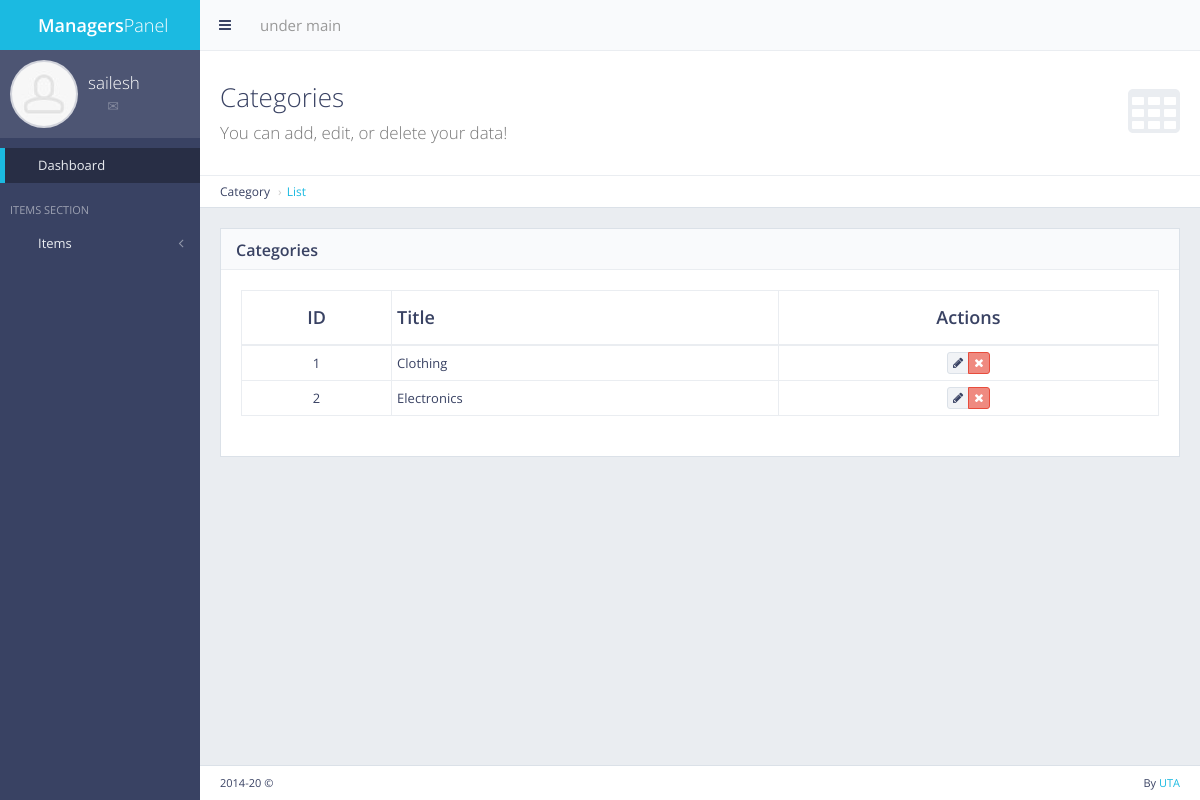
/panel/category/list/ (signed in), run on the app's committed database.
### cat/models.py (models this page shows, shortened)
class Cat(models.Model):
    name = models.CharField(max_length=50)
    count = models.IntegerField(default = 0) #this is required to keep count of category

### cat/views.py (the view)
# urls.py: url(r'^panel/category/list/$', views.cat_list, name='cat_list'),
def cat_list(request):
    if not request.user.is_authenticated:
        return redirect('mylogin')
    cat = Cat.objects.all()
    return render(request, 'back/cat_list.html', {'cat':cat})

### main/templatetags/extra_auth.py (called while the page is built)
@register.filter(name='has_group')
def has_group(user, group_name):
    return user.groups.filter(name=group_name).exists()

### main/templates/back/cat_list.html (shortened to what this page needs)
{% extends 'back/master.html' %}
{% load static %}
{% block mainblock %}
<div class="content-header">
    <div class="header-section">
        <h1>
            <i class="fa fa-table"></i>Categories<br><small>You can add, edit, or delete your data!</small>
        </h1>
    </div>
</div>
<ul class="breadcrumb breadcrumb-top">
    <li>Category</li>
    <li><a href="/panel/category/list">List</a></li>
</ul>
                        <div class="block full">
                            <div class="block-title">
                                <h2><strong>Categories</strong></h2>
                            </div>
                            <div class="table-responsive">
                                <table id="example-datatable" class="table table-vcenter table-condensed table-bordered">
                                    <thead>
                                        <tr>
                                            <th class="text-center">ID</th>
                                            <th>Title</th>
                                            <th class="text-center">Actions</th>
                                        </tr>
                                    </thead>
                                    <tbody>
                                        {% for cc in cat %}
                                        <tr>
                                            <td class="text-center">{{cc.pk}}</td>
                                            <td>{{cc.name}}</td>
                                            <td class="text-center">
                                                <div class="btn-group">
                                                    <a href="" data-toggle="tooltip" title="Edit" class="btn btn-xs btn-default"><i class="fa fa-pencil"></i></a>
                                                    <a href="" data-toggle="tooltip" title="Delete" class="btn btn-xs btn-danger"><i class="fa fa-times"></i></a>
                                                </div>
                                            </td>
                                        </tr>
                                        {% endfor %}
                                    </tbody>
                                </table>
                            </div>
                        </div>
{% endblock %}

### main/templates/back/master.html (shortened to what this page needs)
{% load static %}
{% load extra_auth %}
{% if user.is_authenticated %}
<!DOCTYPE html>
<html class="no-js" lang="en">
<head>
    <link rel="stylesheet" href="{% static 'back/css/bootstrap.min.css' %}">
    <link rel="stylesheet" href="{% static 'back/css/plugins.css' %}">
    <link rel="stylesheet" href="{% static 'back/css/main.css' %}">
    <link rel="stylesheet" href="{% static 'back/css/themes.css' %}">
</head>
<body>
    <div id="page-wrapper">
        <div id="page-container" class="sidebar-partial sidebar-visible-lg sidebar-no-animations">
            <div id="sidebar">
                <div id="sidebar-scroll">
                    <div class="sidebar-content">
                        <a href="/panel" class="sidebar-brand">
                            <i class="gi gi-flash"></i><span
                                class="sidebar-nav-mini-hide"><strong>Managers</strong>Panel</span>
                        </a>
                        <div class="sidebar-section sidebar-user clearfix sidebar-nav-mini-hide">
                            <div class="sidebar-user-avatar">
                                <a href="#">
                                    <img src="{% static 'back/img/placeholders/avatars/avatar2.jpg' %}" alt="avatar">
                                </a>
                            </div>
                            <div class="sidebar-user-name">{{request.user}}</div>
                            <div class="sidebar-user-links">
                                <a href="#" data-toggle="tooltip" data-placement="bottom"
                                    title="Profile"><i class="gi gi-user"></i></a>
                                <a href="#" data-toggle="tooltip" data-placement="bottom"
                                    title="Messages"><i class="gi gi-envelope"></i></a>
                                <a href="/panel/change/pass" class="enable-tooltip" data-placement="bottom"
                                    title="Settings"><i
                                        class="gi gi-cogwheel"></i></a>
                                <a href="/logout" data-toggle="tooltip" data-placement="bottom" title="Logout"><i
                                        class="gi gi-exit"></i></a>
                            </div>
                        </div>
                        <ul class="sidebar-nav">
                            <li>
                                <a href="/panel/" class=" active"><i class="gi gi-stopwatch sidebar-nav-icon"></i><span
                                        class="sidebar-nav-mini-hide">Dashboard</span></a>
                            </li>
                            <li class="sidebar-header">
                                <span class="sidebar-header-options clearfix"><a href="#"
                                        data-toggle="tooltip" title="Quick Settings"><i
                                            class="gi gi-settings"></i></a></span>
                                <span class="sidebar-header-title">Items Section</span>
                            </li>
                            <li>
                                <a href="#" class="sidebar-nav-menu"><i
                                        class="fa fa-angle-left sidebar-nav-indicator sidebar-nav-mini-hide"></i><i
                                        class="gi gi-show_big_thumbnails sidebar-nav-icon"></i><span
                                        class="sidebar-nav-mini-hide">Items</span></a>
                            </li>
                        </ul>
                    </div>
                </div>
            </div>
            <div id="main-container">
                <header class="navbar navbar-default">
                    <ul class="nav navbar-nav-custom">
                        <li>
                            <a href="javascript:void(0)" onclick="App.sidebar('toggle-sidebar');this.blur();">
                                <i class="fa fa-bars fa-fw"></i>
                            </a>
                        </li>
                    </ul>
                    <form action="#" method="post" class="navbar-form-custom">
                        <div class="form-group">
                            <input type="text" id="top-search" name="top-search" class="form-control"
                                placeholder="under maintenance">
                        </div>
                    </form>
                </header>
                <div id="page-content">
                    {%block mainblock%}
                    {% endblock %}
                </div>
                <footer class="clearfix">
                    <div class="pull-right">
                        By <a href="#" target="_blank">UTA</a>
                    </div>
                    <div class="pull-left">
                        <span id="year-copy"></span> &copy;
                    </div>
                </footer>
            </div>
        </div>
    </div>
</body>
</html>
{% else %}
Please login
{% endif %}

### data on the page
Cat: pk "1", name "Clothing"
Cat: pk "2", name "Electronics"

### other printed values
{{ request.user }} "sailesh"
